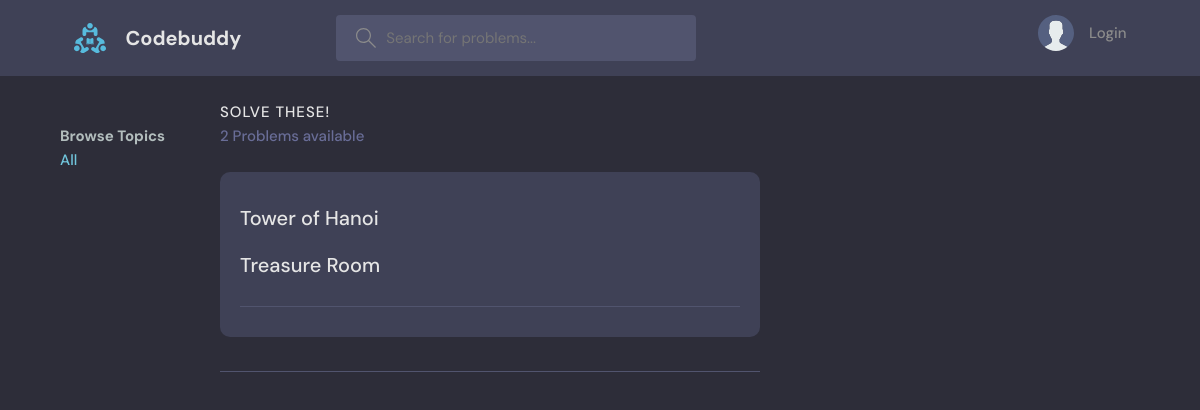
/, run on an earlier commit of the app's database.
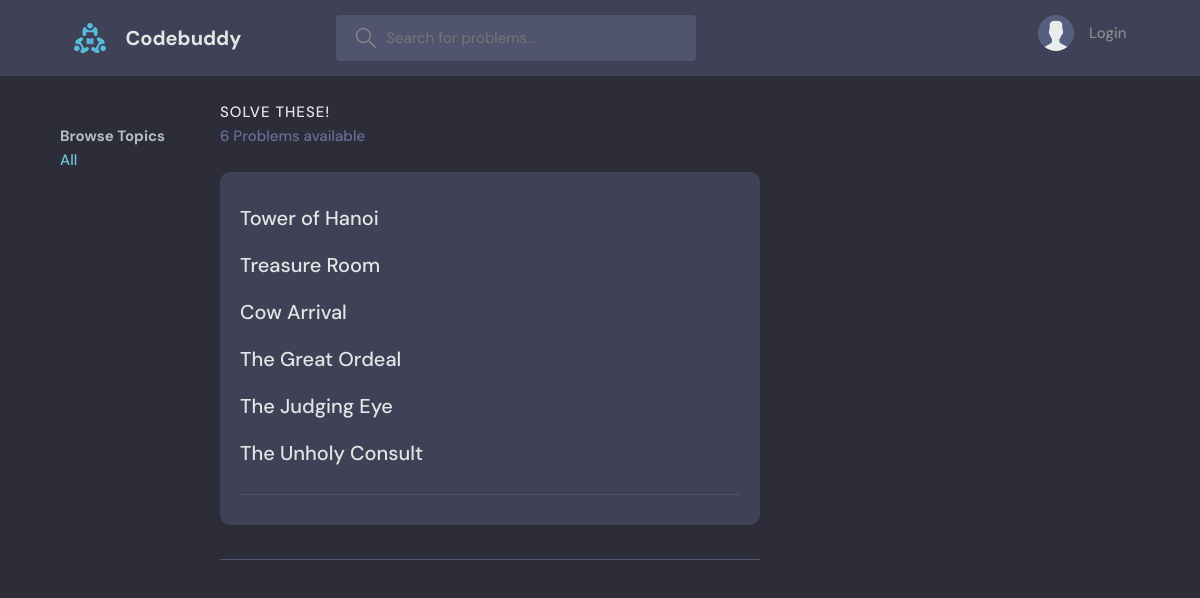
And on a later commit of the database.
### base/models.py (models this page shows, shortened)
class Problem(models.Model):
    prob_id = models.IntegerField(primary_key=True)
    name = models.CharField(max_length=200)
    description = models.TextField(null=True, blank=True)
    difficulty = models.CharField(max_length=20)
    updated = models.DateTimeField(auto_now=True)
    created = models.DateTimeField(auto_now_add=True)

### base/views.py (the view)
# urls.py: path('', views.home, name="home"),
def home(request):
    problems= Problem.objects.all()
    context={
        'problems' : problems
    }
    return render(request, 'base/home.html', context)

### base/templates/base/home.html (shortened to what this page needs)
{% extends 'main.html' %}
    {% block content %}
    <main class="layout layout--3">
      <div class="container">
        {% include 'base/topics_component.html' %}
        <div class="roomList">
          <div class="roomList__header">
            <div>
              <h2>Solve these!</h2>
              <p>{{problems.count}} Problems available</p>
            </div>
          </div>
          <div class="roomListRoom">
            <div class="roomListRoom__content">
              {% for p in problems %}
              <ul>
                <a href="{% url 'problem_detail' p.prob_id %}">{{p.name}} </a>
              </ul>
              {% endfor %}
            </div>
            <div class="roomListRoom__meta">
            </div>
           </div>
            <div class="roomListRoom__meta">
            </div>
        </div>
        </div>
    </main>
    {% endblock %}

What changed in the data, as far as the page shows it:
added Problem: name "Cow Arrival"
added Problem: name "The Great Ordeal"
added Problem: name "The Judging Eye"
added Problem: name "The Unholy Consult"
Also different on the page:
{{ problems.count }}: "2" → "6"
